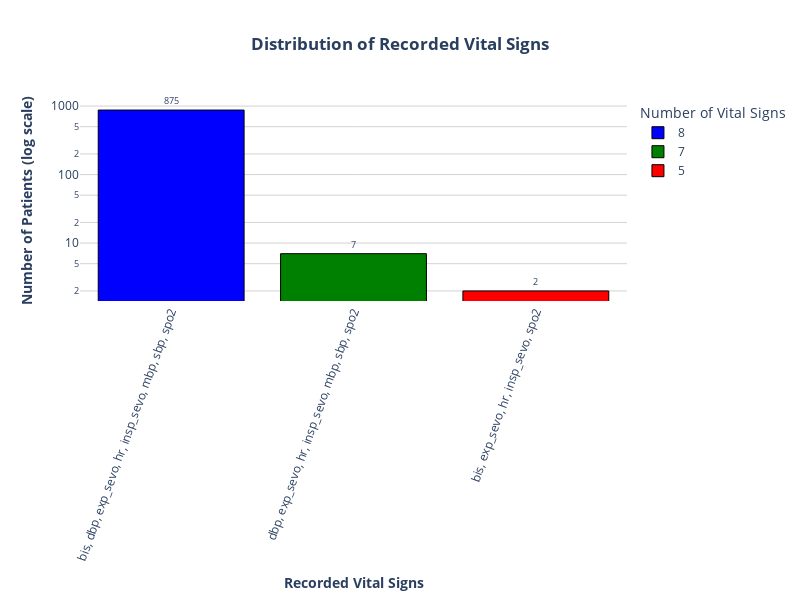

This figure's notebook cell:
### Code cell
fig_recorded_vitalsigns = eda_utils.plot_recorded_vital_signs_distribution(recorded_vitalsigns_df)
fig_recorded_vitalsigns.show()

### Figure 1 — Plotly figure (JSON) as saved in the notebook; plotly's stock layout.template omitted (floating-point values rounded to 4 significant figures)
{"data": [{"alignmentgroup": "True", "cliponaxis": false, "hovertemplate": "Number of Vital Signs=8<br><b> Recorded Vital Signs </b>=%{x}<br><b> Number of Patients (log scale) </b>=%{y}<extra></extra>", "legendgroup": "8", "marker": {"color": "blue", "line": {"color": "black", "width": 1}, "pattern": {"shape": ""}}, "name": "8", "offsetgroup": "8", "orientation": "v", "showlegend": true, "textangle": 0, "textfont": {"size": 9}, "textposition": "outside", "texttemplate": "%{y}", "type": "bar", "x": ["bis, dbp, exp_sevo, hr, insp_sevo, mbp, sbp, spo2"], "xaxis": "x", "y": [875], "yaxis": "y"}, {"alignmentgroup": "True", "cliponaxis": false, "hovertemplate": "Number of Vital Signs=7<br><b> Recorded Vital Signs </b>=%{x}<br><b> Number of Patients (log scale) </b>=%{y}<extra></extra>", "legendgroup": "7", "marker": {"color": "green", "line": {"color": "black", "width": 1}, "pattern": {"shape": ""}}, "name": "7", "offsetgroup": "7", "orientation": "v", "showlegend": true, "textangle": 0, "textfont": {"size": 9}, "textposition": "outside", "texttemplate": "%{y}", "type": "bar", "x": ["dbp, exp_sevo, hr, insp_sevo, mbp, sbp, spo2"], "xaxis": "x", "y": [7], "yaxis": "y"}, {"alignmentgroup": "True", "cliponaxis": false, "hovertemplate": "Number of Vital Signs=5<br><b> Recorded Vital Signs </b>=%{x}<br><b> Number of Patients (log scale) </b>=%{y}<extra></extra>", "legendgroup": "5", "marker": {"color": "red", "line": {"color": "black", "width": 1}, "pattern": {"shape": ""}}, "name": "5", "offsetgroup": "5", "orientation": "v", "showlegend": true, "textangle": 0, "textfont": {"size": 9}, "textposition": "outside", "texttemplate": "%{y}", "type": "bar", "x": ["bis, exp_sevo, hr, insp_sevo, spo2"], "xaxis": "x", "y": [2], "yaxis": "y"}], "layout": {"barmode": "relative", "height": 600, "legend": {"title": {"text": "Number of Vital Signs"}, "tracegroupgap": 0}, "plot_bgcolor": "rgba(0, 0, 0, 0)", "title": {"text": "<b>Distribution of Recorded Vital Signs</b>", "x": 0.5}, "width": 800, "xaxis": {"anchor": "y", "domain": [0, 1], "tickangle": -70, "tickfont": {"size": 12}, "title": {"text": "<b> Recorded Vital Signs </b>"}}, "yaxis": {"anchor": "x", "domain": [0, 1], "gridcolor": "lightgray", "gridwidth": 1, "showgrid": true, "title": {"text": "<b> Number of Patients (log scale) </b>"}, "type": "log"}}}
